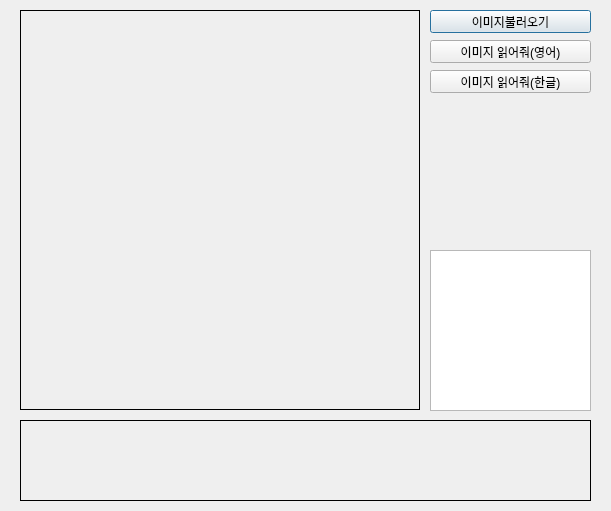
<?xml version="1.0" encoding="UTF-8"?>
<ui version="4.0">
 <class>Dialog</class>
 <widget class="QDialog" name="Dialog">
  <property name="windowTitle">
   <string>Dialog</string>
  </property>
  <widget class="QStackedWidget" name="DrawingFrame">
   <property name="geometry">
    <rect>
     <x>20</x>
     <y>10</y>
     <width>400</width>
     <height>400</height>
    </rect>
   </property>
   <property name="frameShape">
    <enum>QFrame::Box</enum>
   </property>
   <property name="frameShadow">
    <enum>QFrame::Plain</enum>
   </property>
   <property name="currentIndex">
    <number>1</number>
   </property>
   <widget class="QWidget" name="page"/>
   <widget class="QWidget" name="page_2"/>
  </widget>
  <widget class="QTextEdit" name="textEdit">
   <property name="geometry">
    <rect>
     <x>430</x>
     <y>250</y>
     <width>161</width>
     <height>161</height>
    </rect>
   </property>
  </widget>
  <widget class="QPushButton" name="pushButton5">
   <property name="geometry">
    <rect>
     <x>430</x>
     <y>10</y>
     <width>161</width>
     <height>23</height>
    </rect>
   </property>
   <property name="text">
    <string>이미지불러오기</string>
   </property>
  </widget>
  <widget class="QLabel" name="Label2">
   <property name="geometry">
    <rect>
     <x>20</x>
     <y>420</y>
     <width>571</width>
     <height>81</height>
    </rect>
   </property>
   <property name="frameShape">
    <enum>QFrame::Box</enum>
   </property>
   <property name="text">
    <string/>
   </property>
  </widget>
  <widget class="QPushButton" name="pushButton6">
   <property name="geometry">
    <rect>
     <x>430</x>
     <y>70</y>
     <width>161</width>
     <height>23</height>
    </rect>
   </property>
   <property name="text">
    <string>이미지 읽어줘(한글)</string>
   </property>
  </widget>
  <widget class="QPushButton" name="pushButton7">
   <property name="geometry">
    <rect>
     <x>430</x>
     <y>40</y>
     <width>161</width>
     <height>23</height>
    </rect>
   </property>
   <property name="text">
    <string>이미지 읽어줘(영어)</string>
   </property>
  </widget>
 </widget>
 <resources/>
 <connections/>
</ui>
